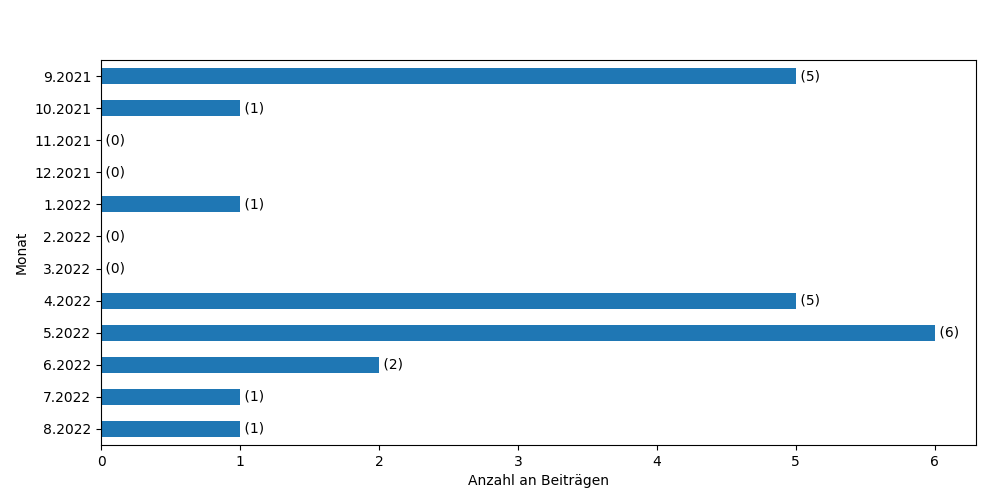

The Python source for this figure:
import matplotlib.pyplot as plt
import matplotlib.dates as mdates
import json
from datetime import datetime, timedelta
import pandas as pd

plt.rcParams.update({"font.size": 15})

with open("scraped_3000.json", "r") as f:
    data = json.load(f)
    posts = data["data"]

filtered_posts = [
    "1630836060-4614769001886736",
    "1631004126-4620151484681821",
    "1631192400-4626827824014187",
    "1631688990-4645066212190348",
    "1631700341-4645448802152089",
    "1635503770-4785797744783860",
    "1635503770-4785797744783860",
    "1641978382-5043290192367946",
    "1650031200-5332122233484739",
    "1650117600-5332340606796235",
    "1650958055-5355689497794679",
    "1650958055-5355689497794679",
    "1651060830-5369314033098892",
    "1651060830-5369314033098892",
    "1651060830-5369314033098892",
    "1651060830-5369314033098892",
    "1651082401-5369415929755369",
    "1651082401-5369415929755369",
    "1651989603-5391219534241675",
    "1652108400-5402442919786003",
    "1652382000-5410976215599340",
    "1652900400-5422554701108158",
    "1653040800-5431470190216609",
    "1653213600-5431570986873196",
    "1654608178-5487801004583527",
    "1654846208-5493847973978830",
    "1657613160-5585137771516516",
    "1661583538-5714065778623714",
]

search_token = [
    "klima",
    "umwelt",
    "natur",
    "heimat",
    "energie",
    "solar",
    "auto",
    "wirtschaft",
    "bio",
    "Windrad",
    "windräder",
    "wasserstoff",
    "kernkraft",
    "atomkraft",
    "erwärmung",
    "eike",
    "fridays for future",
    "fff",
    "e-auto",
    "verbrennermotor",
    "nahverkehr",
    "heinzung",
    "pariser klimaabkommen",
    "strom",
    "bio",
    "tier",
]
relevant_posts = [
    post
    for post in posts
    if post["text"] is not None
    and f"{str(post['timestamp'])}-{str(post['post_id'])}" in filtered_posts
    and any(word.lower() in post["text"].lower() for word in search_token)
    and post["timestamp"] > datetime(2021, 9, 1).timestamp()
    and post["timestamp"] < datetime(2022, 8, 31).timestamp()
]
relevant_posts.reverse()
print(len(relevant_posts))
with open("relevant_posts.json", "w") as f:
    json.dump(relevant_posts, f)


timestamps = [post["timestamp"] for post in relevant_posts]
dates = [datetime.fromtimestamp(ts) for ts in timestamps]

# months_string = [f"{date.month}. {date.year}" for date in dates]
num_months = 12
list_months = [
    "9.2021",
    "10.2021",
    "11.2021",
    "12.2021",
    "1.2022",
    "2.2022",
    "3.2022",
    "4.2022",
    "5.2022",
    "6.2022",
    "7.2022",
    "8.2022",
]
# list_months = sorted(set(months_string), key=months_string.index)
# num_months = len(list_months)

df = pd.DataFrame(dates, columns=["date"])
df["year"] = df["date"].dt.year
df["month"] = df["date"].dt.month
df = df.groupby([df["year"], df["month"]]).count()
df.columns = ["count"]
df.loc[(2021, 11), :] = int(0)
df.loc[(2021, 12), :] = int(0)
df.loc[(2022, 2), :] = int(0)
df.loc[(2022, 3), :] = int(0)
df.sort_index(inplace=True)
df["count"] = df["count"].astype(int)

ax = df.plot(
    kind="barh",
    figsize=(10, 5),
    # title='Verteilung der Beitrage "Homeland Nature Frame"',
    xlabel="Anzahl an Beiträgen",
    ylabel="Monat",
)


ax.locator_params(axis="y", nbins=num_months)
ax.set_yticklabels(list_months)

# ax.set_xlabel("Monat")
# ax.set_ylabel("Anzahl an Beiträgen")
# ax.set_title("Anzahl an gefilterten Beiträgen pro Monat")

# ax.legend(["Gefilterte Beiträge"])
ax.invert_yaxis()
plt.bar_label(ax.containers[0], fmt=" (%d)", label_type="edge")

ax.get_legend().remove()
# TODO: add title
# TODO: change legend
# plt.subplots_adjust(bottom=0.2)
plt.show()
